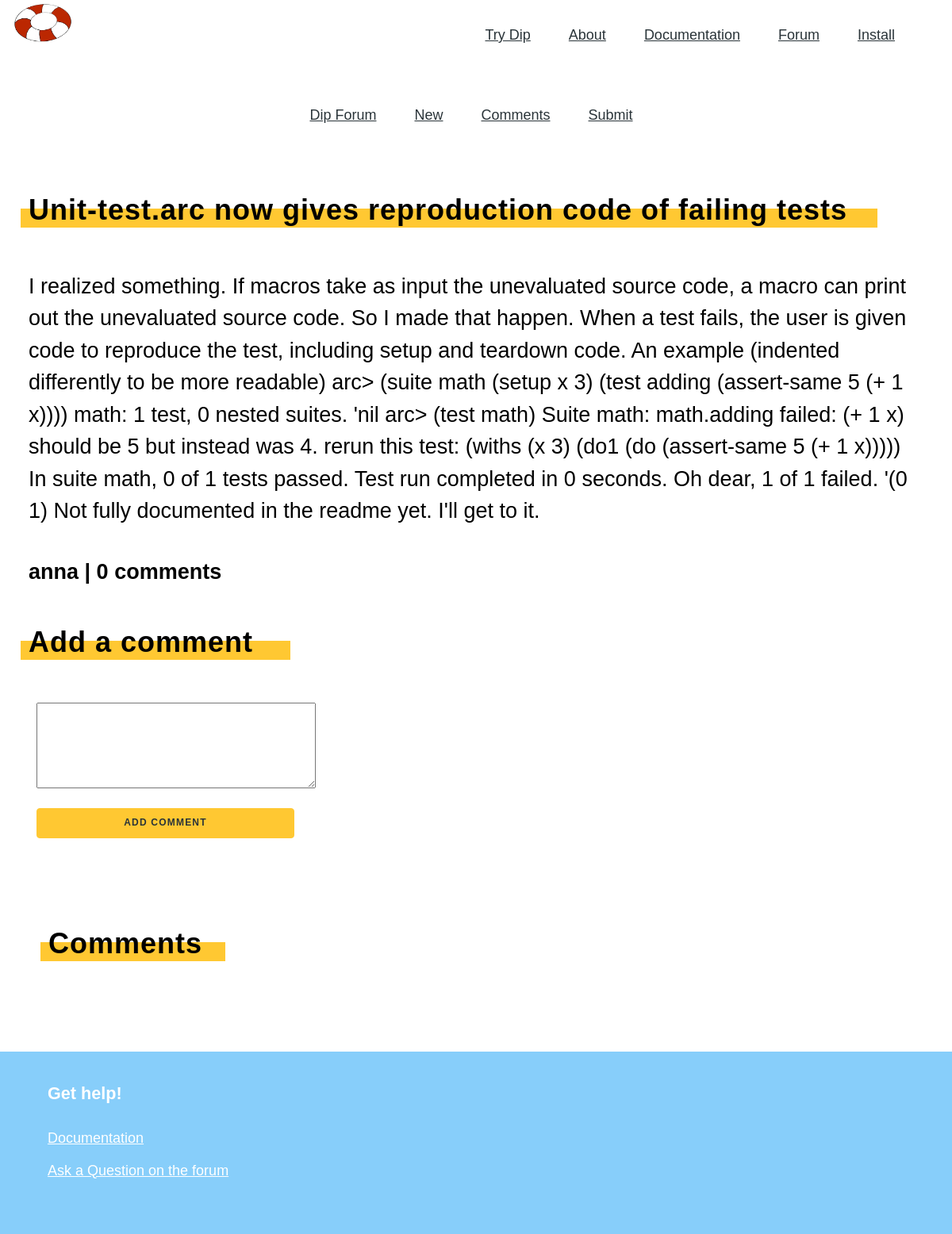
The page /posts/2 on the database its author committed.
### tables this page shows
CREATE TABLE 'posts' ('id' integer PRIMARY KEY NOT NULL, 'title' text NOT NULL,'description' varchar(1000000000) NOT NULL, 'author' text NOT NULL, 'timestamp' timestamp NOT NULL DEFAULT CURRENT_TIMESTAMP,'comments' text, 'upvotes' integer NOT NULL DEFAULT 1);

### application.py (the view, shortened to what this page needs)
@app.route("/posts/<iden>", methods=['GET', 'POST'])
def individual(iden):
    comments_list = []
    iden = db.execute("SELECT id FROM posts WHERE id = :identification",
                          identification=iden)
    title = db.execute("SELECT title FROM posts WHERE id = :identification",
                          identification=iden[0]["id"])
    description = db.execute("SELECT description FROM posts WHERE id = :identification",
                          identification=iden[0]["id"])
    author = db.execute("SELECT author FROM posts WHERE id = :identification",
                          identification=iden[0]["id"])
    timestamp = db.execute("SELECT timestamp FROM posts WHERE id = :identification",
                          identification=iden[0]["id"])
    comments_ = db.execute("SELECT * FROM comments WHERE post_id = :identification",
                          identification=iden[0]["id"])
    for index, row in enumerate(comments_):
        comments_list.append(list((row["content"], row["author"], row['timestamp'])))
    if len(comments_) == 0:
        return render_template("post.html", iden=iden[0]["id"], title=title[0]["title"], description=description[0]["description"], author=author[0]["author"], timestamp=timestamp[0]["timestamp"], commentsnum=0)
    print(comments_[0]["content"])
    return render_template("post.html", iden=iden[0]["id"], title=title[0]["title"], description=description[0]["description"], author=author[0]["author"], timestamp=timestamp[0]["timestamp"], comments=comments_list, commentsnum=len(comments_))

### templates/post.html (shortened to what this page needs)
<head>
<link rel="stylesheet" href="/static/solarized-dark.css"/>
    <link rel="stylesheet" href="/static/vendor_10880690442070639967.css"/>
    <link rel="stylesheet" href="/static/fonts_8049871103083011125.css"/>
    <link rel="stylesheet" href="/static/app_12353512879680388157.css"/>
</head>
<nav class="flex flex-row justify-center justify-end-l items-center flex-wrap ph2 pl3-ns pr4-ns pb3">
  <div class="brand flex-auto w-100 w-auto-l self-start tc tl-l">
    <a href="/" class="brand">
      <img class="v-mid ml0-l" alt="Dip Logo" src="/static/dip logo.png">
    </a>
  </div>
  <ul class="nav list w-100 w-auto-l flex flex-none flex-row flex-wrap justify-center justify-end-l items-center pv2 ph0 ph4-ns">
    <li class="tc pv2 ph2 ph4-ns flex-20-s"><a href="/try">Try Dip</a></li>
    <li class="tc pv2 ph2 ph4-ns flex-20-s"><a href="/about">About</a></li>
    <li class="tc pv2 ph2 ph4-ns flex-20-s"><a href="/docs">Documentation</a></li>
    <li class="tc pv2 ph2 ph4-ns flex-20-s"><a href="/forum">Forum</a></li>
    <li class="tc pv2 ph2 ph4-ns flex-20-s"><a href="/install">Install</a></li>
  </ul>
</nav>
<nav class="flex flex-row justify-center justify-end-l items-center flex-wrap ph2 pl3-ns pr4-ns pb3 center">
  <ul class="nav list w-100 w-auto-l flex flex-none flex-row flex-wrap justify-center justify-end-l items-center pv2 ph0 ph4-ns">
    <li class="tc pv2 ph2 ph4-ns flex-20-s"><a href="/forum">Dip Forum</a></li>
    <li class="tc pv2 ph2 ph4-ns flex-20-s"><a href="/newest">New</a></li>
    <li class="tc pv2 ph2 ph4-ns flex-20-s"><a href="/comments">Comments</a></li>
    <li class="tc pv2 ph2 ph4-ns flex-20-s"><a href="/submit">Submit</a></li>
  </ul>
</nav>
<section class="white thanks">
  <div class="w-100 mw-none ph3 mw8-m mw9-l center">
    <header>
      <center><h2 class = "center">{{ title }}</h2></center>
      <div class="highlight"class = "center" style = "font-size: 40px;"></div>
    </header>
    <div class="description center">
      <p class="lh-copy f2">
       {{ description }}
      </p>
    </div>
    <div class="description">
      <h4 class="lh-copy f2">
        {{ author }} | {{ commentsnum }} comments
      </h4>
    </div>
    <header>
      <h2 class = "center">Add a comment</h2>
      <div class="highlight"class = "center" style = "font-size: 40px;"></div>
    </header>
    <div style = "font-size: 15px; padding-bottom: 10px; padding-left: 10px;">
      <form action="/posts/{{ iden }}" method="POST">
      <textarea name="description" id="DESCRIPTION" cols="35" rows="5" style = "font-size: 15px; padding: 10px;" required></textarea>
    </div>
    <div style = "font-size: 15px; padding-left:10px; padding-bottom: 10px;" size = "50"><input type="submit" style = "width:325px" class = "button button-secondary" name="addcomment" id="addcomment" value="add comment" size="10"></div>
  </div>
</section>
<section class="white thanks">
<div class="w-100 mw-none ph3 mw8-m mw9-l center">
<header style = "padding-left:25px">
      <h2 class = "center">Comments</h2>
      <div class="highlight"class = "center" style = "font-size: 40px;"></div>
</div>
</section>
<footer class = "green">
  <div class="w-100 mw-none ph3 mw8-m mw9-l center f3">
    <div class="flex flex-column flex-row-ns pv0-l">
      <div class="flex flex-column mw8 w-100 measure-wide-l pv2 pv5-m pv2-ns ph4-m ph4-l" id="get-help">
        <h4>Get help!</h4>
        <ul>
          <li><a href="/docs">Documentation</a></li>
          <li><a href="/forum">Ask a Question on the forum</a></li>
        </ul>
      </div>
    </div>
  </div>
</footer>

### static/app_12353512879680388157.css (style rules this page uses)
.button, button { display: inline-block; width: 100%; min-height: 38px; padding: 8px 30px; text-align: center; font-weight: 600; letter-spacing: 0.1rem; text-transform: uppercase; text-decoration: none; border-radius: 4px; border: 1px solid; cursor: pointer; box-sizing: border-box; }
p { margin-top: 0; margin-bottom: 2.5rem; }
.button.button-secondary { font-size: 0.8em; }
header h1, section h2 { z-index: 999999; position: relative; letter-spacing: 1px; font-weight: 300; }
header h2 { font-size: 4.2rem; line-height: 1.25; font-weight: 300; }
section p, code { line-height: 1.6; }
section { padding: 30px 0 60px 0; }
section header { padding: 30px 0 60px 0; display: inline-block; }
section header h2 { margin: 0; padding: 0; letter-spacing: 1px; font-size: 4.2rem; line-height: 1.25; }
section h2 { font-family: "Fira Sans", Helvetica, Arial, sans-serif; font-weight: 800; }
section p { margin-top: 0; margin-bottom: 30px; }
ul { list-style: circle; padding-left: 1.5em; }
.nav a { color: #2a3439; }
div.brand { color: black; font-family: "Alfa Slab One", serif; font-size: 3rem; text-decoration: none; margin-top: 3px; }
div.brand img { width: 80px; margin-top: -3px; }
a.brand { color: black; text-decoration: none; }
.green { background-color: #87cefa; color: white; }
.green a { color: white; text-decoration: underline; }
.white { color: black; }
.white .highlight { background-color: #ffc832; }
.white .button.button-secondary { background-color: #ffc832; border-color: #ffc832; color: #2a3439; text-decoration: none; }
.highlight { height: 24px; position: relative; top: -24px; left: -10px; width: 120%; max-width: 90vw; line-height: 1.6; }
footer { padding: 30px 0; background-color: #2a3439; color: white; }
footer ul { list-style-type: none; padding-left: 0; margin-top: 0; }
footer li { margin-bottom: 1rem; }
footer a { color: #ffc832; text-decoration: none; }
footer h4 { font-size: 1.2em; font-weight: 600; margin-top: 0; margin-bottom: 2rem; }
section header { padding-top: 10px; padding-bottom: 30px; }
section header h2 { font-size: 3rem; }

### rows shown on the page
posts: title "Unit-test.arc now gives reproduction code of failing tests", description "I realized something. If macros take as input the unevaluated source code, a macro can print out the unevaluated source code. So I made that happen. When a test fails, the user is given code to reproduce the test, including setup and teardown code. An example (indented differently to be more readable) arc> (suite math (setup x 3) (test adding (assert-same 5 (+ 1 x)))) math: 1 test, 0 nested suites. 'nil arc> (test math) Suite math: math.adding failed: (+ 1 x) should be 5 but instead was 4. rerun this test: (withs (x 3) (do1 (do (assert-same 5 (+ 1 x))))) In suite math, 0 of 1 tests passed. Test run completed in 0 seconds. Oh dear, 1 of 1 failed. '(0 1) Not fully documented in the readme…", author "anna"

### other values the page prints
{{ commentsnum }} "0"
